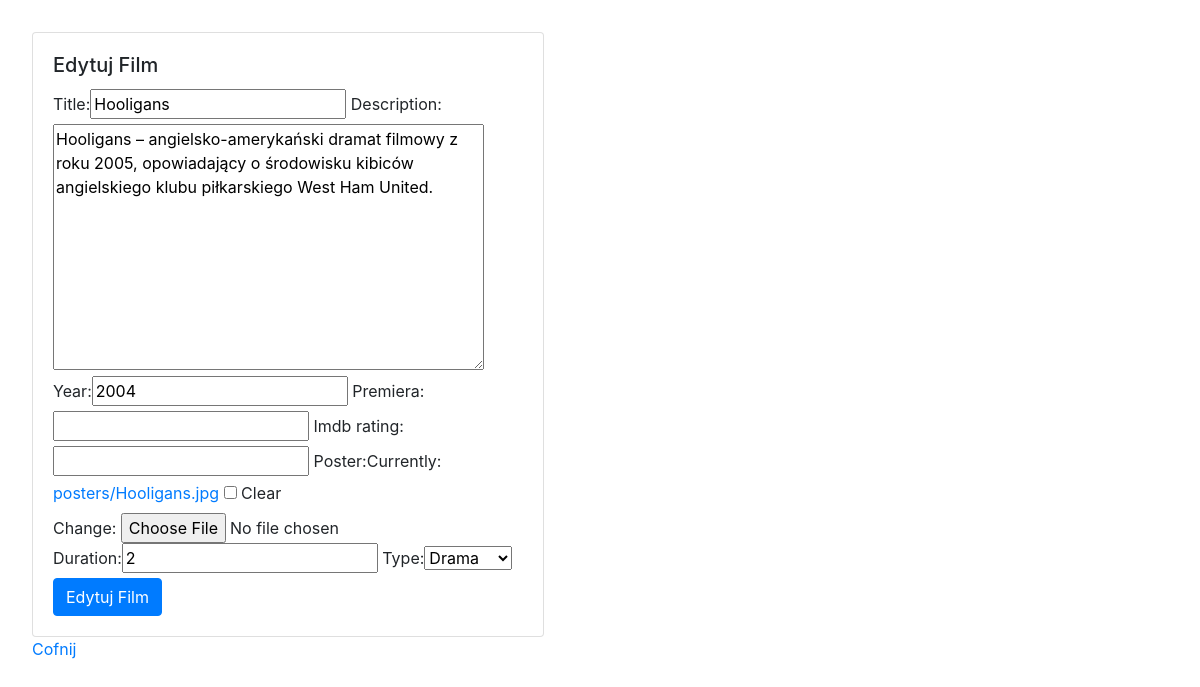
The page /filmy/edit/2/ (signed in) on the database its author committed.
### filmyweb/models.py (models this page shows, shortened)
class Film(models.Model):
    title = models.CharField(max_length=64, blank=False, unique=True)
    year = models.PositiveSmallIntegerField(default=2000)
    description = models.TextField(default="")
    premiera = models.DateField(null=True, blank=True)
    imdb_rating = models.DecimalField(max_digits=4,decimal_places=2, null=True,blank=True)
    poster = models.ImageField(upload_to="posters", null=True, blank=True)
    additional = models.OneToOneField(AdditionalInformation, on_delete=models.CASCADE,null=True, blank=True)

class AdditionalInformation(models.Model):
    TYPE = {
        (0, "Inne"),
        (1, "Horror"),
        (2, "Komedia"),
        (3, "Sci-fi"),
        (4, "Drama"),
    }
    duration = models.PositiveSmallIntegerField(default=0)
    type = models.PositiveSmallIntegerField(default=0, choices=TYPE)

### filmyweb/views.py (the view)
# urls.py: path('edit/<int:id>/', edit_film, name="edit_film"),
@login_required
def edit_film(request, id):
    film = get_object_or_404(Film, pk=id)
    try:
        additional = AdditionalInformation.objects.get(film=film.id)
    except AdditionalInformation.DoesNotExist:
        additional = None
    form_film = FilmForm(request.POST or None, request.FILES or None, instance=film)
    form_additional = AdditionalInfoForm(request.POST or None, instance=additional)
    if all((form_film.is_valid(), form_additional.is_valid())):
        film = form_film.save(commit=False)
        additional = form_additional.save()
        film.additional = additional
        film.save()
        return redirect(all_films)
    return render(request, 'film_form.html', {'form': form_film,
                                              'form_additional': form_additional,
                                              'new':False})

### filmyweb/forms.py
class FilmForm(ModelForm):
    class Meta:
        model = Film
        fields = ['title','description','year','premiera','imdb_rating','poster']

class AdditionalInfoForm(ModelForm):
    class Meta:
        model = AdditionalInformation
        fields = ['duration', 'type']

### templates/film_form.html (shortened to what this page needs)
{% extends 'index.html' %}
{% load bootstrap %}
{% block page %}
    <div class="card" style="width: 32rem;">
      <div class="card-body">
              {% if new %}
                        <h5 class="card-title">Nowy Film</h5>
              {% else %}
                        <h5 class="card-title">Edytuj Film</h5>
              {% endif %}
            <form method="POST" enctype="multipart/form-data">
                {{ form|bootstrap }}
                {{ form_additional|bootstrap }}
                    {% if new %}
                        <button type="submit" class="btn btn-primary">Nowy Film</button>
                    {% else %}
                        <button type="submit" class="btn btn-primary">Edytuj Film</button>
                    {% endif %}
            </form>
      </div>
    </div>
    <a href="{% url 'all_films' %}">Cofnij</a>
{% endblock %}

### my_static/css.css (style rules this page uses)
body { padding: 2rem; }
.card { width: 36rem; }

### rows shown on the page
Film: title "Hooligans", description "Hooligans – angielsko-amerykański dramat filmowy z roku 2005, opowiadający o środowisku kibiców angielskiego klubu piłkarskiego West Ham United.", year "2004"
AdditionalInformation: duration "2", type "Drama"
